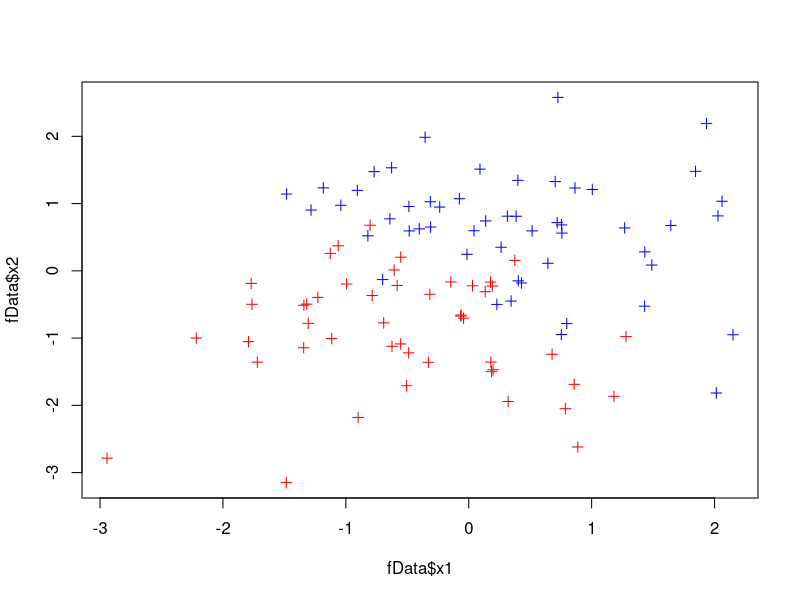
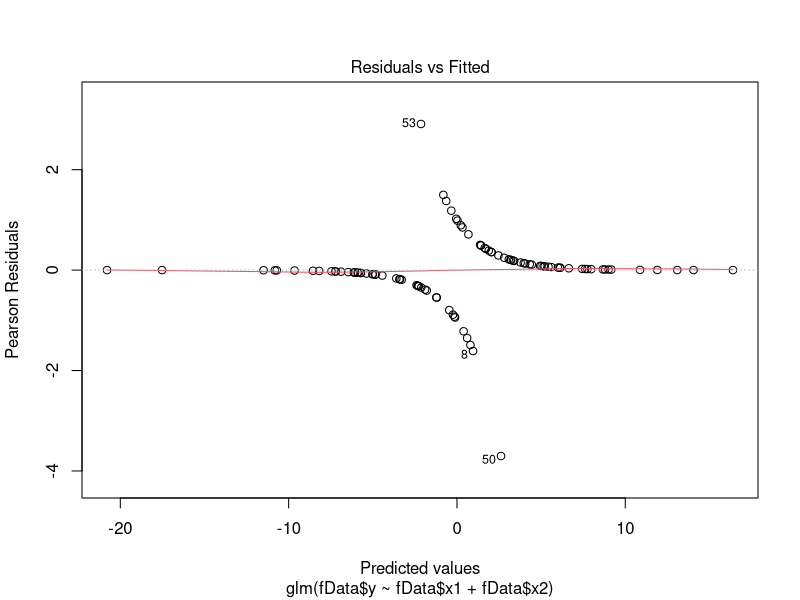
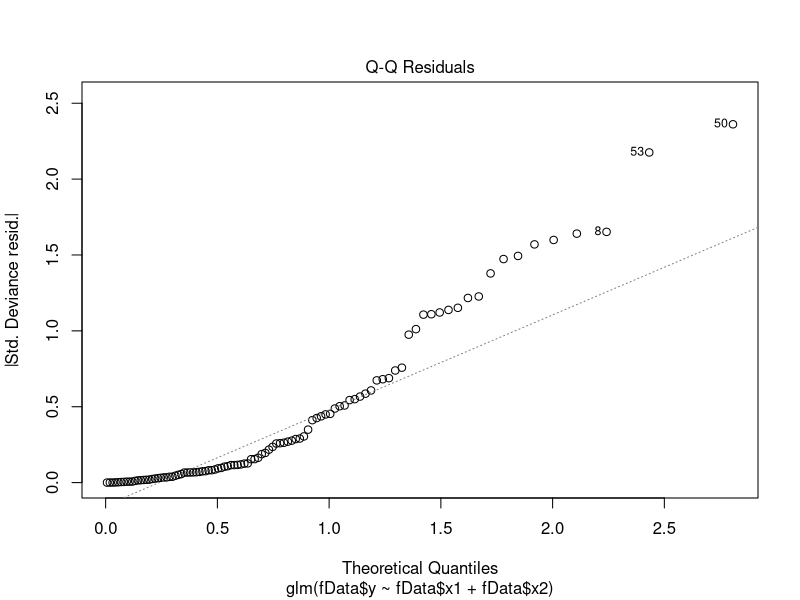
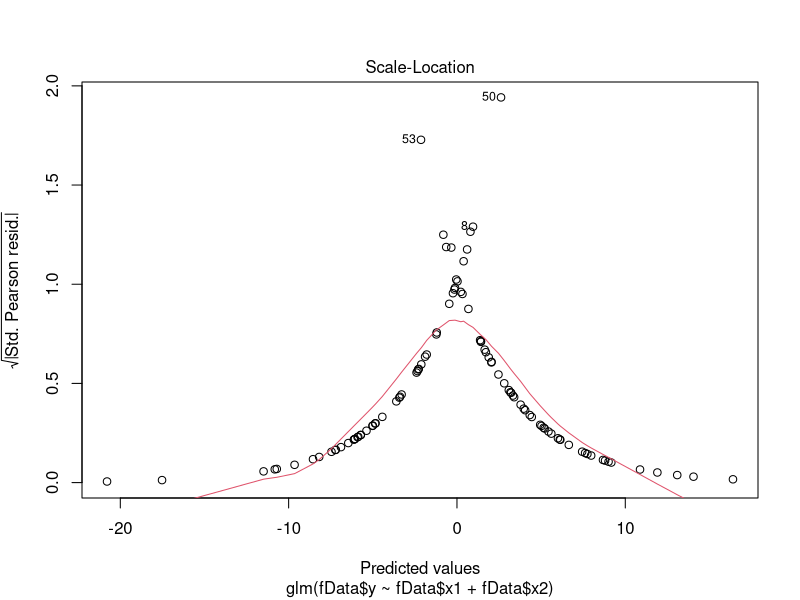
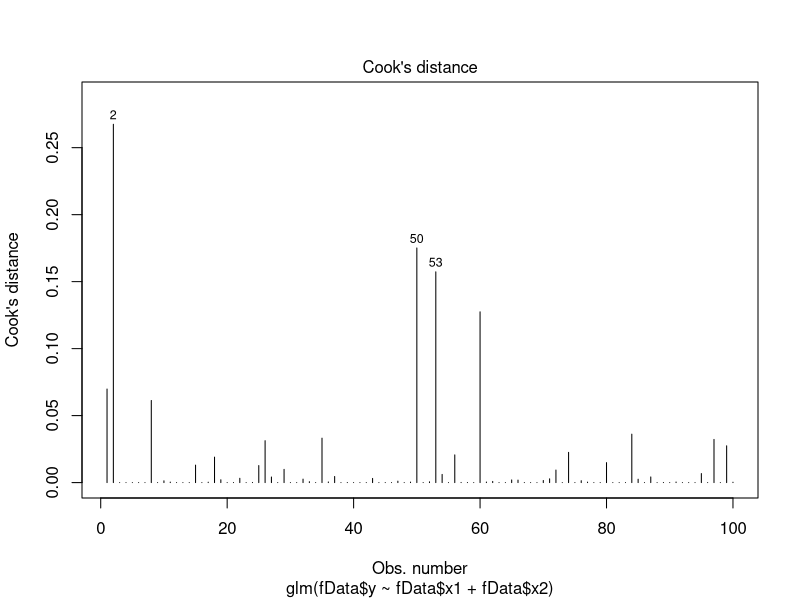
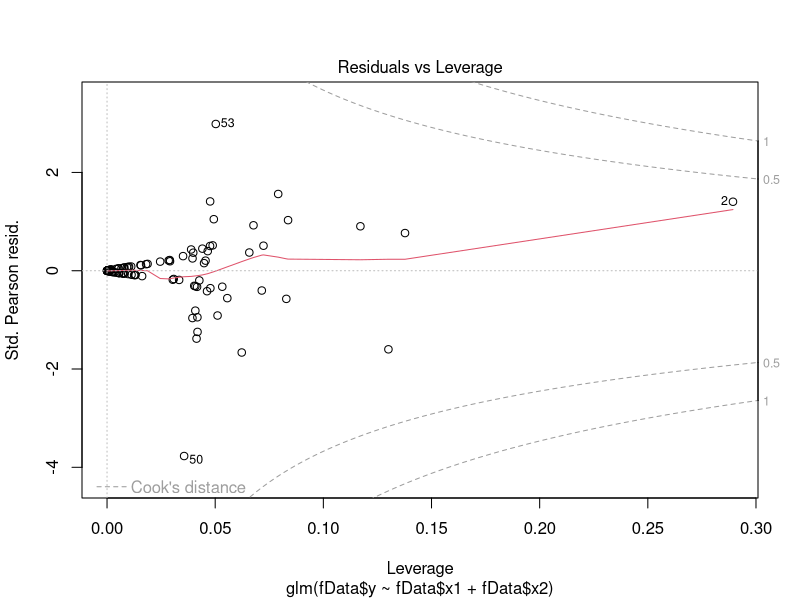
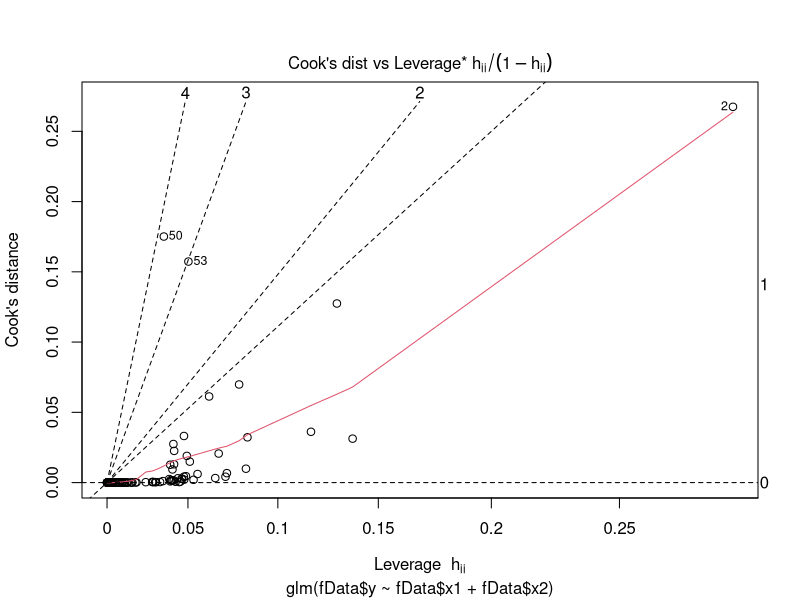

Here is the R script that generated these plots, in order:
#!env python

fakeData <- function (n=1000) {
    set.seed(666)
    x0 = rep(1,n)
    x1 = rnorm(n)
    x2 = rnorm(n)
    z = 1 + 2*x1 + 3*x2
    pr = 1/(1+exp(-z))
    y = rbinom(n,1,pr)
    # convetion : col 0 is y
    df = data.frame(y=y,x0=x0,x1=x1,x2=x2)
    return(list(x0=x0,x1=x1,x2=x2,y=y,z=z,pr=pr,frame=df,d=2))
}

Q1.SimulezJeu <- function () {
    pdf(file=ifelse(FALSE, "tp04_Q1SimulezJeu.pdf", "tp04_Q1SimulezJeu.pdf"))
    attach(mtcars,warn.conflicts = FALSE)
    fData <- fakeData(100)
    glm.binomial <- glm( fData$y~fData$x1+fData$x2,data=fData$frame,family="binomial")
    color <- fData$y
    color[color==1] <- 'blue'
    color[color==0] <- 'red'
    plot(x=fData$x1, y=fData$x2, pch = 3, type = "p", col=color)
    for (i in 1:6) {
        plot(glm.binomial,which=c(i))
    }
    dev.off()
    return(glm.binomial)
}

glm.binomial <- Q1.SimulezJeu()

#### La regression logistique binaire

randInitTheta <- function (numFeature=2) {
    return(as.matrix(rnorm(numFeature+1),row=1))
}

thetaMultiplyXn <- function (n,theta,X) {
    return(t(theta)%*%X[n,])
}

logVrai <- function (d, theta) {
    # remove y
    x <- as.matrix(d$frame)[,-1]
    y <- as.matrix(d$y)
    thetaX <- unlist(lapply(c(1:nrow(x)),thetaMultiplyXn,theta,x))
    print(log(exp(thetaX)+1)-y*thetaX)
    return(sum(log(exp(thetaX)+1)-y*thetaX))
}

p <- function (d,theta,y=1) {
    x <- as.matrix(d$frame)[,-1]
    if (y==1) {

    } else {
        
    }
}

logistRegrBin <- function (data) {
    
}


fdata <- fakeData(4)
theta <- randInitTheta()
lv <- logVrai(fdata,theta)
# p(fdata,theta)

